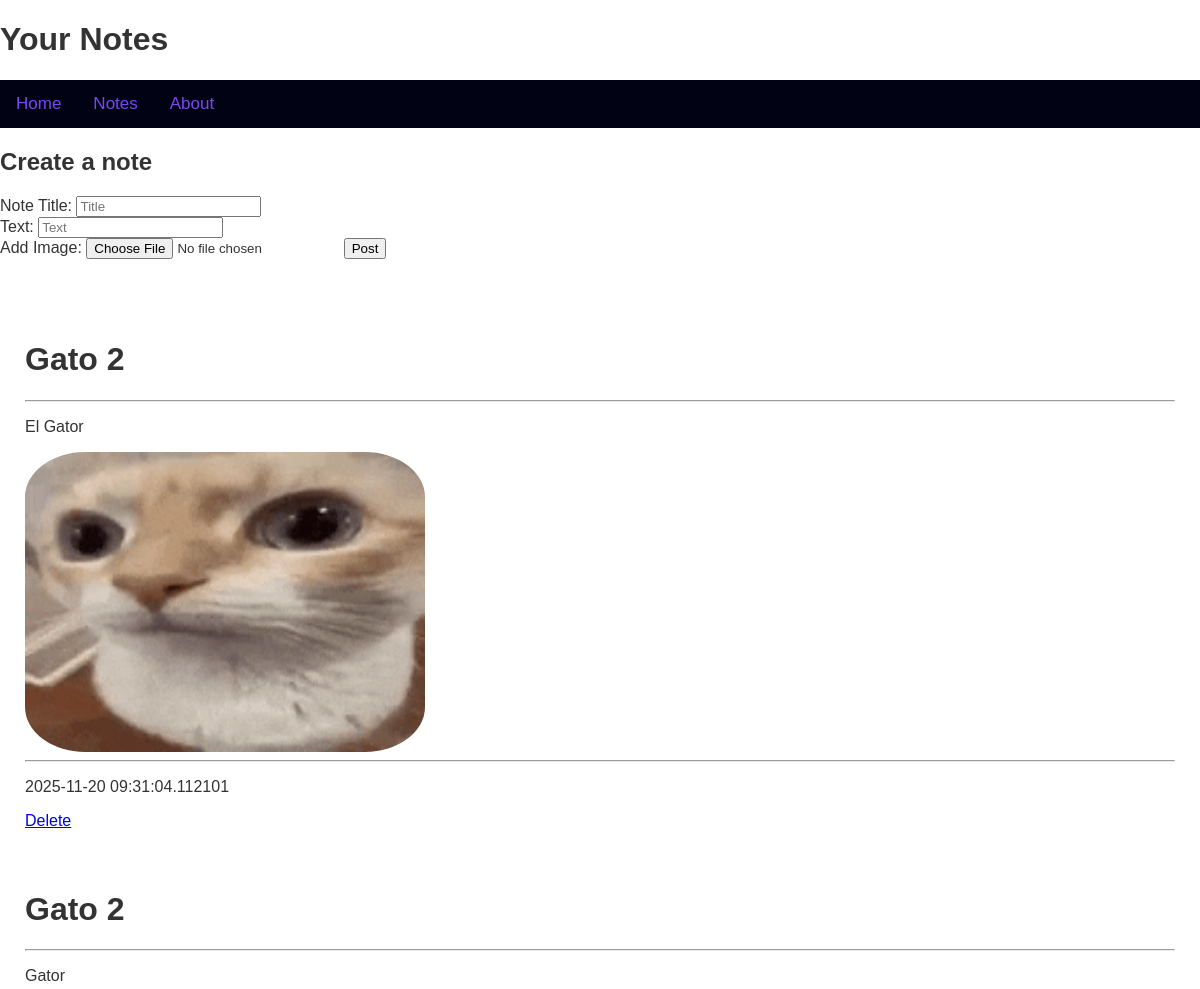
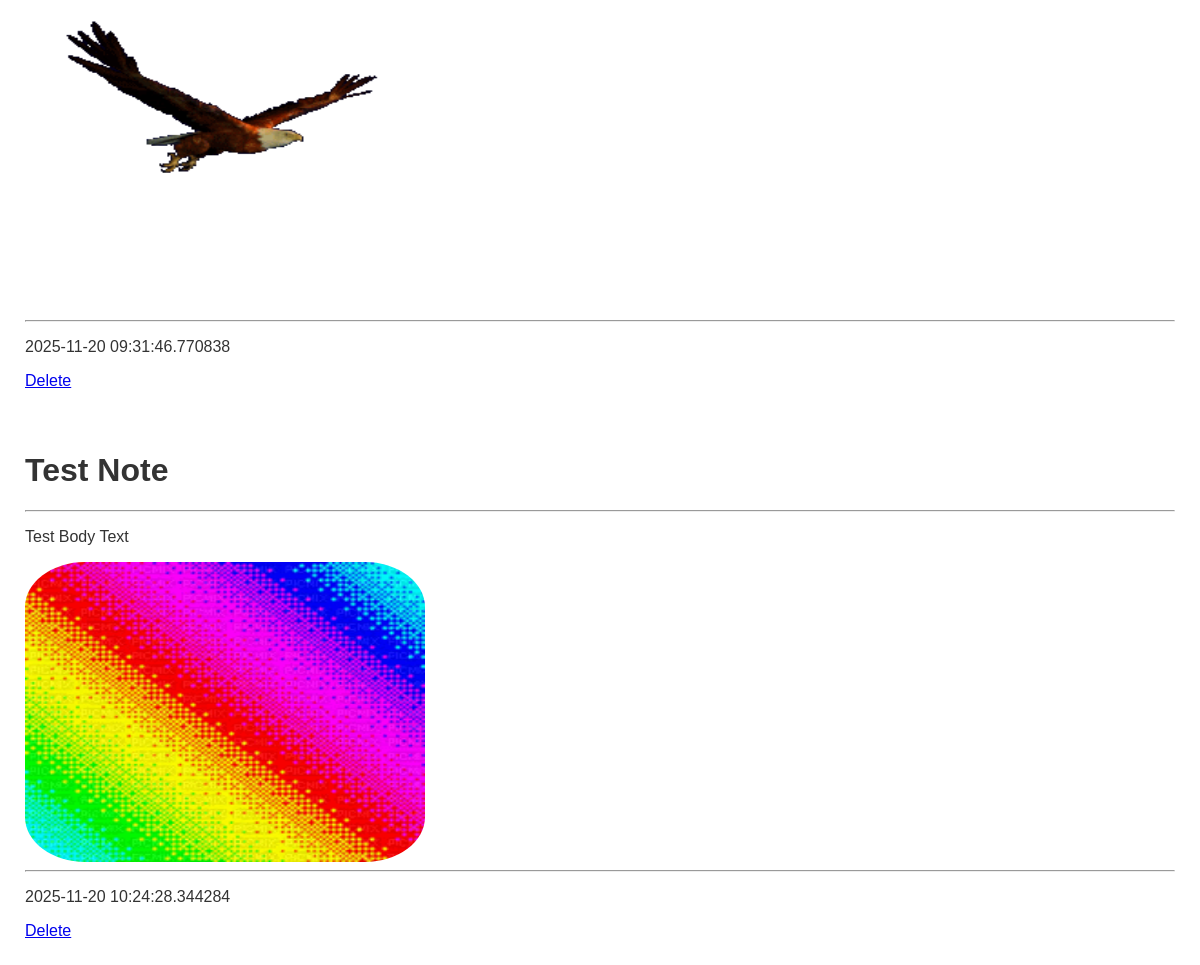
The app's page /notes with its own data (2 pictures, top to bottom).
### tables this page shows
CREATE TABLE notes (
                        id INTEGER PRIMARY KEY AUTOINCREMENT,
                        title TEXT NOT NULL,
                        bodytext TEXT NOT NULL,
                        date DATETIME NOT NULL
                        , avatar TEXT);

### app.py (the view, shortened to what this page needs)
@app.route('/notes', methods=["GET", "POST"])
def notes():
    with sqlite3.connect(DATABASE) as conn:
        notes = conn.execute('SELECT * FROM notes').fetchall()
    return render_template("notes.html", notes=notes)

### templates/notes.html (shortened to what this page needs)
<!DOCTYPE html>
<html lang="en">
<head>
     <link rel="stylesheet" href="{{ url_for('static', filename='styles.css') }}">
<body>
    <h1>Your Notes</h1>
 <nav class="topnav">
        <a href="{{ url_for('home') }}">Home</a>
        <a href="{{ url_for('notes') }}">Notes</a>
        <a href="{{ url_for('about') }}">About</a>
    </nav>
    <h2> Create a note</h2>
    <form method="POST" enctype="multipart/form-data">
        <label for="title">Note Title:
        </label>
        <input type="text" id="title" name="title" placeholder="Title" required><br>
        <label for="bodytext">Text:
        </label>
        <input type="text" id="bodytext" name="bodytext" placeholder="Text" required><br>
        <label for="avatar">Add Image:
        </label>
        <input type="file" id="avatar" name="avatar" accept="image/*">
        <input type="submit" value="Post">
    </form>
    <br>
    <br>
    {% for note in notes %}
        <div class="container">
            <h1>{{ note[1] }}</h1>
            <hr>
            <p>{{ note[2] }}</p>
            <img src="{{ url_for('static', filename='uploads/' + (note[4] if note[4] else 'default.jpeg')) }}" width="400" height="300" alt="Image" style="vertical-align: middle ; border-radius: 15%;"></img>
            <hr>
            <p>{{ note[3] }}</p>
            <a href="{{ url_for('delete_note', note_id=note[0]) }}">Delete</a>
        </div>
    {% endfor %}
</body>
</html>

### static/styles.css (style rules this page uses)
.topnav { background-color: #010214; overflow: hidden; font-family: Arial, sans-serif; }
.topnav a { float: left; color: #7b47f5; text-align: center; padding: 14px 16px; text-decoration: none; font-size: 17px; }
.container { background: white; padding: 15px; margin: 10px; border-radius: 8px; }
body { font-family: Arial, sans-serif; color: #333; margin: 0; padding: 0; }

### records on screen
notes: title "Gato 2", bodytext "El Gator", avatar (picture), date "2025-11-20 09:31:04.112101"
notes: title "Gato 2", bodytext "Gator", avatar (picture), date "2025-11-20 09:31:46.770838"
notes: title "Test Note", bodytext "Test Body Text", avatar (picture), date "2025-11-20 10:24:28.344284"
